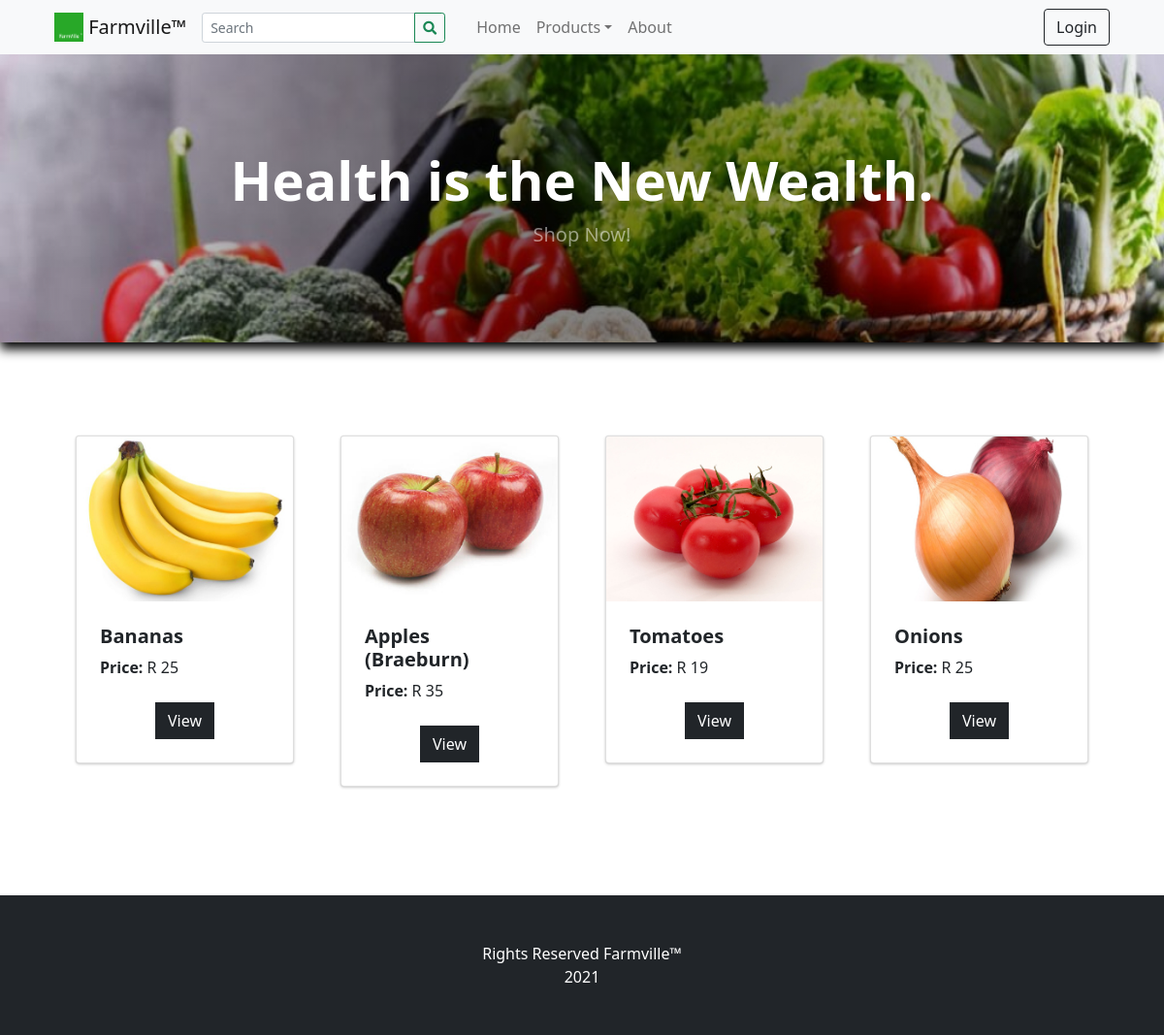
The page / on the database its author committed.
### tables this page shows
CREATE TABLE `categories` (
  `id` int(30) NOT NULL,
  `category` varchar(250) NOT NULL,
  `description` text DEFAULT NULL,
  `status` tinyint(1) NOT NULL DEFAULT 1,
  `date_created` datetime NOT NULL DEFAULT current_timestamp()
);

CREATE TABLE `products` (
  `id` int(30) NOT NULL,
  `category_id` int(30) NOT NULL,
  `sub_category_id` int(30) NOT NULL,
  `title` varchar(250) NOT NULL,
  `author` text NOT NULL,
  `description` text NOT NULL,
  `status` tinyint(1) NOT NULL DEFAULT 1,
  `date_created` datetime NOT NULL DEFAULT current_timestamp()
);

### classes/DBConnection.php (called while the page is built, shortened)
<?php
class DBConnection{
    private $host = DB_SERVER;
    private $username = DB_USERNAME;
    private $password = DB_PASSWORD;
    private $database = DB_NAME;
    public $conn;
    public function __construct(){
        if (!isset($this->conn)) {
            $this->conn = new mysqli($this->host, $this->username, $this->password, $this->database);
        }
    }
}
?>

### config.php (called while the page is built, shortened)
<?php
require_once('classes/DBConnection.php');
require_once('classes/SystemSettings.php');
function validate_image($file){
	if(!empty($file)){
		if(is_file(base_app.$file)){
			return base_url.$file;
		}else{
			return base_url.'dist/img/no-image-available.png';
		}
	}else{
		return base_url.'dist/img/no-image-available.png';
	}
}
?>

### home.php (the view, shortened to what this page needs)
 <header class="bg-dark py-5" id="main-header">
    <div class="container px-4 px-lg-5 my-5">
        <div class="text-center text-white">
            <h1 class="display-4 fw-bolder">Health is the New Wealth.</h1>
            <p class="lead fw-normal text-white-50 mb-0">Shop Now!</p>
        </div>
    </div>
</header>
<section class="py-5">
    <div class="container px-4 px-lg-5 mt-5">
        <div class="row gx-4 gx-lg-5 row-cols-md-3 row-cols-xl-4 justify-content-center">
            <?php
                $products = $conn->query("SELECT * FROM `products` where status = 1 order by rand() limit 8 ");
                while($row = $products->fetch_assoc()):
                    $upload_path = base_app.'/uploads/product_'.$row['id'];
                    $img = "";
                    if(is_dir($upload_path)){
                        $fileO = scandir($upload_path);
                        if(isset($fileO[2]))
                            $img = "uploads/product_".$row['id']."/".$fileO[2];
                    }
                    foreach($row as $k=> $v){
                        $row[$k] = trim(stripslashes($v));
                    }
                    $inventory = $conn->query("SELECT * FROM inventory where product_id = ".$row['id']);
                    $inv = array();
                    while($ir = $inventory->fetch_assoc()){
                        $inv[] = number_format($ir['price']);
                    }
            ?>
            <div class="col mb-5">
                <div class="card product-item">
                    <img class="card-img-top w-100 book-cover" src="<?php echo validate_image($img) ?>" alt="..." />
                    <div class="card-body p-4">
                        <div class="">
                            <h5 class="fw-bolder"><?php echo $row['title'] ?></h5>
                            <?php foreach($inv as $k=> $v): ?>
                                <span><b>Price:</b> R <?php echo $v ?></span>
                            <?php endforeach; ?>
                        </div>
                    </div>
                    <div class="card-footer p-4 pt-0 border-top-0 bg-transparent">
                        <div class="text-center">
                            <a class="btn btn-flat btn-primary "   href=".?p=view_product&id=<?php echo md5($row['id']) ?>">View</a>
                        </div>
                    </div>
                </div>
            </div>
            <?php endwhile; ?>
        </div>
    </div>
</section>

### inc/header.php (shortened to what this page needs)
<head>
    <link rel="stylesheet" href="<?php echo base_url ?>plugins/fontawesome-free/css/all.min.css">
    <link rel="stylesheet" href="<?php echo base_url ?>plugins/tempusdominus-bootstrap-4/css/tempusdominus-bootstrap-4.min.css">
  <link rel="stylesheet" href="<?php echo base_url ?>plugins/datatables-bs4/css/dataTables.bootstrap4.min.css">
  <link rel="stylesheet" href="<?php echo base_url ?>plugins/datatables-responsive/css/responsive.bootstrap4.min.css">
  <link rel="stylesheet" href="<?php echo base_url ?>plugins/datatables-buttons/css/buttons.bootstrap4.min.css">
  <link rel="stylesheet" href="<?php echo base_url ?>plugins/select2/css/select2.min.css">
  <link rel="stylesheet" href="<?php echo base_url ?>plugins/select2-bootstrap4-theme/select2-bootstrap4.min.css">
    <link rel="stylesheet" href="<?php echo base_url ?>plugins/icheck-bootstrap/icheck-bootstrap.min.css">
    <link rel="stylesheet" href="<?php echo base_url ?>plugins/jqvmap/jqvmap.min.css">
    <link rel="stylesheet" href="<?php echo base_url ?>dist/css/adminlte.css">
    <link rel="stylesheet" href="<?php echo base_url ?>dist/css/custom.css">
    <link rel="stylesheet" href="<?php echo base_url ?>assets/css/styles.css">
    <link rel="stylesheet" href="<?php echo base_url ?>plugins/overlayScrollbars/css/OverlayScrollbars.min.css">
    <link rel="stylesheet" href="<?php echo base_url ?>plugins/daterangepicker/daterangepicker.css">
    <link rel="stylesheet" href="<?php echo base_url ?>plugins/summernote/summernote-bs4.min.css">
  <link rel="stylesheet" href="<?php echo base_url ?>plugins/sweetalert2-theme-bootstrap-4/bootstrap-4.min.css">
  </head>

### inc/topBarNav.php (shortened to what this page needs)
<nav class="navbar navbar-expand-lg navbar-light bg-light">
            <div class="container-fluid px-4 px-lg-5 ">
                <a class="navbar-brand" href="./">
                <img src="<?php echo validate_image($_settings->info('logo')) ?>" width="30" height="30" class="d-inline-block align-top" alt="" loading="lazy">
                <?php echo $_settings->info('short_name') ?>
                </a>
                <form class="form-inline" id="search-form">
                  <div class="input-group">
                    <input class="form-control form-control-sm form" type="search" placeholder="Search" aria-label="Search" name="search"  value="<?php echo isset($_GET['search']) ? $_GET['search'] : "" ?>"  aria-describedby="button-addon2">
                    <div class="input-group-append">
                      <button class="btn btn-outline-success btn-sm m-0" type="submit" id="button-addon2"><i class="fa fa-search"></i></button>
                    </div>
                  </div>
                </form>
                <div class="collapse navbar-collapse" id="navbarSupportedContent">
                    <ul class="navbar-nav me-auto mb-2 mb-lg-0 ms-lg-4">
                        <li class="nav-item"><a class="nav-link" aria-current="page" href="./">Home</a></li>
                        <?php
                        $cat_qry = $conn->query("SELECT * FROM categories where status = 1  limit 3");
                        while($crow = $cat_qry->fetch_assoc()):
                          $sub_qry = $conn->query("SELECT * FROM sub_categories where status = 1 and parent_id = '{$crow['id']}'");
                          if($sub_qry->num_rows <= 0):
                        ?>
                        <li class="nav-item"><a class="nav-link" aria-current="page" href="./?p=products&c=<?php echo md5($crow['id']) ?>"><?php echo $crow['category'] ?></a></li>
                        <?php else: ?>
                        <li class="nav-item dropdown">
                          <a class="nav-link dropdown-toggle" id="navbarDropdown<?php echo $crow['id'] ?>" href="#" role="button" data-toggle="dropdown" aria-expanded="false"><?php echo $crow['category'] ?></a></a>
                        </li>
                        <?php endif; ?>
                        <?php endwhile; ?>
                        <li class="nav-item"><a class="nav-link" href="./?p=about">About</a></li>
                    </ul>
                    <div class="d-flex align-items-center">
                      <?php if(!isset($_SESSION['userdata']['id'])): ?>
                        <button class="btn btn-outline-dark ml-2" id="login-btn" type="button">Login</button>
                        <?php endif; ?>
                    </div>
                </div>
            </div>
        </nav>

### inc/footer.php (shortened to what this page needs)
<footer class="py-5 bg-dark">
            <div class="container">
              <p class="m-0 text-center text-white" class="fa fa-heart-o" >Rights Reserved <?php echo $_settings->info('short_name'); ?></p>
              <p class="m-0 text-center text-white" class="fa fa-heart-o" ><?php $yr = date("Y"); echo $yr;?></p>
          </div>
        </footer>

### home.php (style rules this page uses)
.book-cover { object-fit:contain !important; height:auto !important; }

### rows shown on the page
categories: category "Products"
products: shows a picture, title "Bananas", v "25"
products: shows a picture, title "Apples (Braeburn)", v "35"
products: shows a picture, title "Tomatoes", v "19"
products: shows a picture, title "Onions", v "25"

### other values the page prints
$_settings->info('short_name') "Farmville™"
